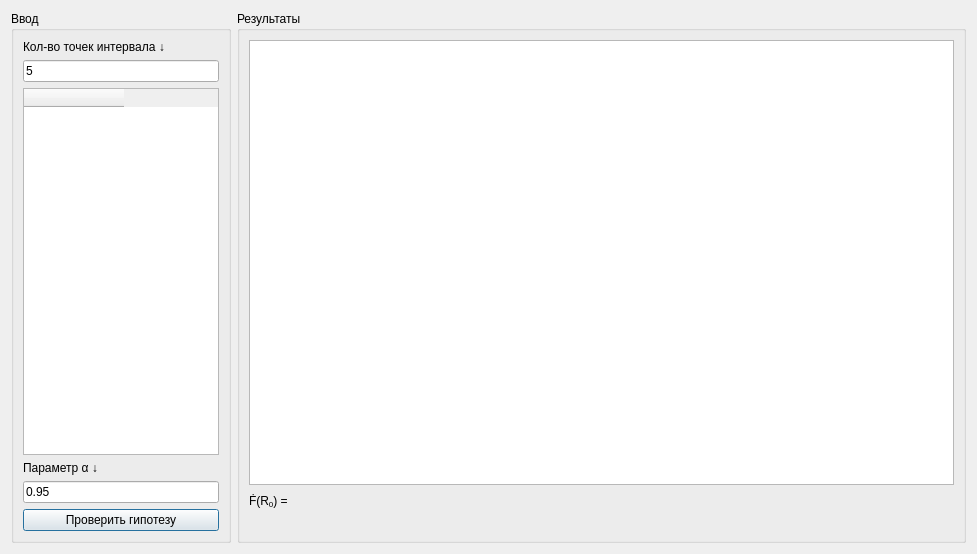
<?xml version="1.0" encoding="UTF-8"?>
<ui version="4.0">
 <class>Dialog</class>
 <widget class="QDialog" name="Dialog">
  <property name="geometry">
   <rect>
    <x>0</x>
    <y>0</y>
    <width>977</width>
    <height>554</height>
   </rect>
  </property>
  <property name="windowTitle">
   <string>Dialog</string>
  </property>
  <layout class="QHBoxLayout" name="horizontalLayout">
   <item>
    <widget class="QGroupBox" name="groupBox">
     <property name="maximumSize">
      <size>
       <width>220</width>
       <height>16777215</height>
      </size>
     </property>
     <property name="title">
      <string>Ввод</string>
     </property>
     <layout class="QVBoxLayout" name="verticalLayout">
      <item>
       <widget class="QLabel" name="label">
        <property name="text">
         <string>Кол-во точек интервала ↓</string>
        </property>
       </widget>
      </item>
      <item>
       <widget class="QLineEdit" name="num_of_points_of_interval_in">
        <property name="text">
         <string>5</string>
        </property>
       </widget>
      </item>
      <item>
       <widget class="QTableWidget" name="intervals_table">
        <column>
         <property name="text">
          <string/>
         </property>
        </column>
       </widget>
      </item>
      <item>
       <widget class="QLabel" name="label_2">
        <property name="text">
         <string>Параметр α ↓</string>
        </property>
       </widget>
      </item>
      <item>
       <widget class="QLineEdit" name="alpha_in">
        <property name="text">
         <string>0.95</string>
        </property>
       </widget>
      </item>
      <item>
       <widget class="QPushButton" name="check_hypothesis_btn">
        <property name="cursor">
         <cursorShape>PointingHandCursor</cursorShape>
        </property>
        <property name="text">
         <string>Проверить гипотезу</string>
        </property>
       </widget>
      </item>
     </layout>
    </widget>
   </item>
   <item>
    <widget class="QGroupBox" name="groupBox_2">
     <property name="title">
      <string>Результаты</string>
     </property>
     <layout class="QGridLayout" name="gridLayout">
      <item row="1" column="1">
       <widget class="QLabel" name="f_r_0_lbl">
        <property name="text">
         <string/>
        </property>
       </widget>
      </item>
      <item row="1" column="0">
       <widget class="QLabel" name="label_3">
        <property name="text">
         <string>&lt;html&gt;&lt;head/&gt;&lt;body&gt;&lt;p&gt;Ḟ(R&lt;span style=&quot; vertical-align:sub;&quot;&gt;0&lt;/span&gt;) =&lt;/p&gt;&lt;/body&gt;&lt;/html&gt;</string>
        </property>
       </widget>
      </item>
      <item row="1" column="2">
       <spacer name="horizontalSpacer">
        <property name="orientation">
         <enum>Qt::Horizontal</enum>
        </property>
        <property name="sizeHint" stdset="0">
         <size>
          <width>40</width>
          <height>20</height>
         </size>
        </property>
       </spacer>
      </item>
      <item row="0" column="0" colspan="3">
       <widget class="QTableWidget" name="tableWidget_2"/>
      </item>
      <item row="2" column="0" colspan="3">
       <widget class="QLabel" name="hipothesis_verdict_lbl">
        <property name="text">
         <string/>
        </property>
       </widget>
      </item>
     </layout>
    </widget>
   </item>
  </layout>
 </widget>
 <resources/>
 <connections/>
</ui>
